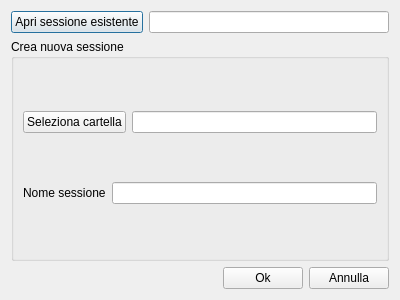
<?xml version="1.0" encoding="UTF-8"?>
<ui version="4.0">
 <class>Dialog</class>
 <widget class="QDialog" name="Dialog">
  <property name="geometry">
   <rect>
    <x>0</x>
    <y>0</y>
    <width>400</width>
    <height>300</height>
   </rect>
  </property>
  <property name="windowTitle">
   <string>Dialog</string>
  </property>
  <layout class="QVBoxLayout" name="verticalLayout">
   <item>
    <layout class="QHBoxLayout" name="horizontalLayout">
     <item>
      <widget class="QPushButton" name="selectapri">
       <property name="text">
        <string>Apri sessione esistente</string>
       </property>
      </widget>
     </item>
     <item>
      <widget class="QLineEdit" name="aprisessione"/>
     </item>
    </layout>
   </item>
   <item>
    <widget class="QGroupBox" name="groupBox">
     <property name="title">
      <string>Crea nuova sessione</string>
     </property>
     <layout class="QVBoxLayout" name="verticalLayout_2">
      <item>
       <layout class="QHBoxLayout" name="horizontalLayout_3">
        <item>
         <widget class="QPushButton" name="selectcrea">
          <property name="text">
           <string>Seleziona cartella</string>
          </property>
         </widget>
        </item>
        <item>
         <widget class="QLineEdit" name="creafolder"/>
        </item>
       </layout>
      </item>
      <item>
       <layout class="QHBoxLayout" name="horizontalLayout_2">
        <item>
         <widget class="QLabel" name="label">
          <property name="text">
           <string>Nome sessione</string>
          </property>
         </widget>
        </item>
        <item>
         <widget class="QLineEdit" name="creasessione"/>
        </item>
       </layout>
      </item>
     </layout>
    </widget>
   </item>
   <item>
    <layout class="QHBoxLayout" name="horizontalLayout_4">
     <item>
      <spacer name="horizontalSpacer">
       <property name="orientation">
        <enum>Qt::Horizontal</enum>
       </property>
       <property name="sizeHint" stdset="0">
        <size>
         <width>40</width>
         <height>20</height>
        </size>
       </property>
      </spacer>
     </item>
     <item>
      <widget class="QPushButton" name="ok">
       <property name="text">
        <string>Ok</string>
       </property>
      </widget>
     </item>
     <item>
      <widget class="QPushButton" name="annulla">
       <property name="text">
        <string>Annulla</string>
       </property>
      </widget>
     </item>
    </layout>
   </item>
  </layout>
 </widget>
 <resources/>
 <connections/>
</ui>
